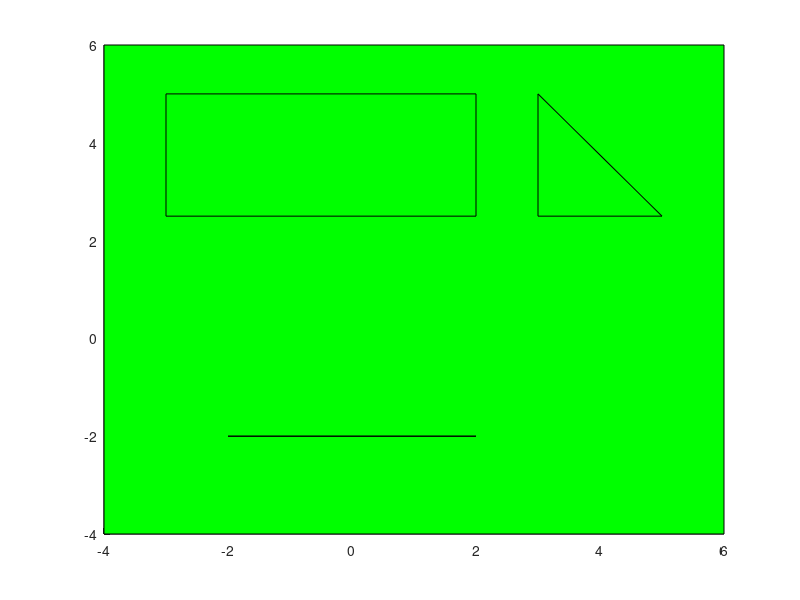

The MATLAB source for this figure:
% file: envs.m
%
% This file sets up the "test" data structures
%	which corresponds to a complete set of inputs
%	for the planning algorithm.
%
% The "test" object is saved in a file called "test1.mat"
test.radius = 1.5;
test.start = [-2; 0];
test.goal = [5; -3];
test.eps = 0.2; % epsilon
test.strategy = 'ran';		% random strategy
test.box = [-4 6 6 -4; -4 -4 6 6];
% test.env = {[-3 2 2 -3; 2.5 2.5 5 5],...
%             [3 5 3; 2.5 2.5 5],...
%             [-2 2; -2 -2]};
% test.env = {[-3 2 2 -3; 2.5 2.5 5 5],...
%             [3 5 3; 2.5 2.5 5]};
test.env = {[-3 2 2 -3; 2.5 2.5 5 5],...
            [3 5 3; 2.5 2.5 5],...
            [-2 2 2 -2; -2.0001 -2.0001 -1.9999 -1.9999]};

% Displays the background box:
patch(test.box(1,:),test.box(2,:),'g')

% axis tight, axis equal, axis off

for i = 1:length(test.env)
    p = test.env{i};
    patch(p(1,:),p(2,:),'g')
end

% Saves the "test" object in a file called "test1.mat":
save test1 test
